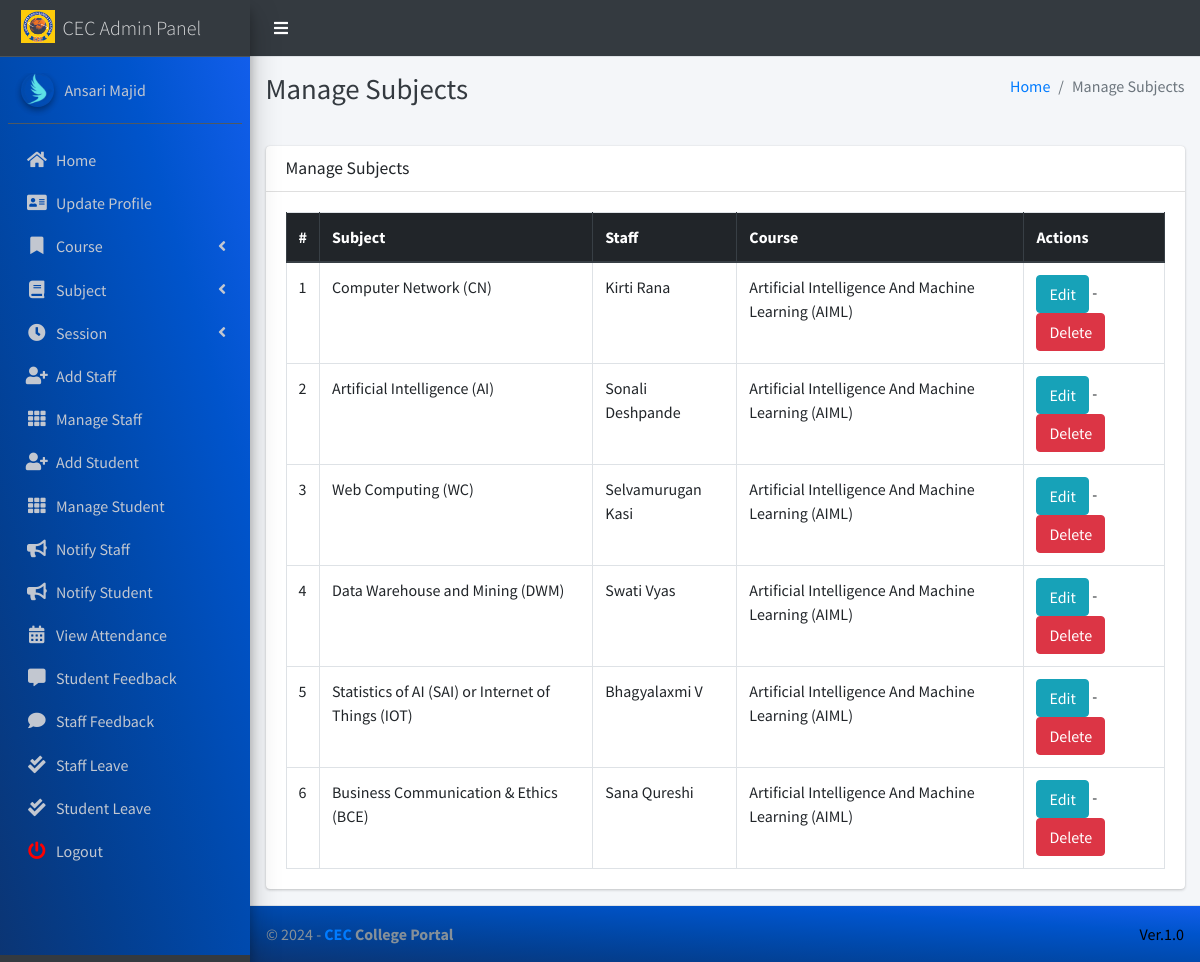
The app's page /subject/manage/ (signed in) with its own data.
### main_app/models.py (models this page shows, shortened)
class CustomUser(AbstractUser):
    USER_TYPE = ((1, "HOD"), (2, "Staff"), (3, "Student"))
    GENDER = [("M", "Male"), ("F", "Female")]
    username = None  # Removed username, using email instead
    email = models.EmailField(unique=True)
    user_type = models.CharField(default=1, choices=USER_TYPE, max_length=1)
    gender = models.CharField(max_length=1, choices=GENDER)
    profile_pic = models.ImageField()
    address = models.TextField()
    fcm_token = models.TextField(default="")  # For firebase notifications
    created_at = models.DateTimeField(auto_now_add=True)
    updated_at = models.DateTimeField(auto_now=True)
    USERNAME_FIELD = "email"
    REQUIRED_FIELDS = []
    objects = CustomUserManager()
    def __str__(self):
        return  self.first_name + " " + self.last_name

class Subject(models.Model):
    name = models.CharField(max_length=120)
    staff = models.ForeignKey(Staff,on_delete=models.CASCADE,)
    course = models.ForeignKey(Course, on_delete=models.CASCADE)
    updated_at = models.DateTimeField(auto_now=True)
    created_at = models.DateTimeField(auto_now_add=True)

class Staff(models.Model):
    course = models.ForeignKey(Course, on_delete=models.DO_NOTHING, null=True, blank=False)
    admin = models.OneToOneField(CustomUser, on_delete=models.CASCADE)

class Course(models.Model):
    name = models.CharField(max_length=120)
    created_at = models.DateTimeField(auto_now_add=True)
    updated_at = models.DateTimeField(auto_now=True)

### main_app/hod_views.py (the view)
# urls.py: path("subject/manage/", hod_views.manage_subject, name='manage_subject'),
def manage_subject(request):
    subjects = Subject.objects.all()
    context = {
        'subjects': subjects,
        'page_title': 'Manage Subjects'
    }
    return render(request, "hod_template/manage_subject.html", context)

### main_app/templates/hod_template/manage_subject.html
{% extends 'main_app/base.html' %}
{% load static %}
{% block page_title %}{{page_title}}{% endblock page_title %}
{% block content %}
<section class="content">
    <div class="container-fluid">
        <div class="row">
            <div class="col-md-12">
                <div class="card">
                    <div class="card-header">
                        <h3 class="card-title">{{page_title}}</h3>
                    </div>
                    <div class="card-body">
                        <table id="example2" class="table table-bordered table-hover">
                            <thead class="thead-dark">
                                <tr>
                                    <th>#</th>
                                    <th>Subject</th>
                                    <th>Staff</th>
                                    <th>Course</th>
                                    <th>Actions</th>
                                </tr>
                            </thead>
                            <tbody>
                                {% for subject in subjects %}
                                <tr>
                                    <td>{{ forloop.counter }}</td>
                                    <td>{{subject.name}}</td>
                                    <td>{{subject.staff.admin}}</td>
                                    <td>{{subject.course.name}}</td>
                                    <td>
                                        <a href="{% url 'edit_subject' subject.id %}" class="btn btn-info">Edit</a> -
                                        <a href="{% url 'delete_subject' subject.id %}" onclick="return confirm('Are you sure you want to delete this ?')" class="btn btn-danger">Delete</a>
                                    </td>
                                </tr>
                                {% endfor %}
                            </tbody>
                        </table>
                    </div>
                </div>
            </div>
        </div>
    </div>
</section>
{% endblock content %}

### main_app/templates/main_app/sidebar_template.html (shortened to what this page needs)
{% load static %}
<aside class="main-sidebar sidebar-dark-info elevation-4">
    {% if request.user.user_type == '1' %}
    <a href="{% url 'admin_home' %}" class="brand-link">
        <img src="{% static 'dist/img/CECLogo.jpg' %} " alt="CEC LOGO"
            class="brand-image " >
        <span class="brand-text font-weight-light" >CEC Admin Panel</span>
    </a>
    <div class="sidebar" style="background-image: linear-gradient(to right top, #0b3574, #033f91, #004aae, #0054cc, #125eeb);">
        <div class="user-panel mt-3 pb-3 mb-3 d-flex">
            <div class="image">
                <img src="{{ request.user.profile_pic}}" class="img-circle elevation-2" alt="User Image">
            </div>
            <div class="info">
                <a href="#" class="d-block">{{user}}</a>
            </div>
        </div>
        <nav class="mt-2">
            <ul class="nav nav-pills nav-sidebar flex-column" data-widget="treeview" role="menu" data-accordion="false">
                <li class="nav-item">
                    {% url 'admin_home' as admin_home %}
                    <a href="{{admin_home}}" class="nav-link {% if admin_home == request.path %} active {% endif %}">
                        <i class="nav-icon fas fa-home"></i>
                        <p>
                            Home
                        </p>
                    </a>
                </li>
                <li class="nav-item">
                    {% url 'admin_view_profile' as admin_view_profile %}
                    <a href="{{admin_view_profile}}"
                        class="nav-link {% if admin_view_profile == request.path %} active {% endif %}">
                        <i class="nav-icon fas fa-address-card"></i>
                        <p>
                            Update Profile
                        </p>
                    </a>
                </li>
                <li class="nav-item has-treeview">
                    <a href="#" class="nav-link" >
                        <i class="nav-icon fas fa-bookmark"></i>
                        <p>
                            Course
                            <i class="fas fa-angle-left right"></i>
                        </p>
                    </a>
                </li>
                <li class="nav-item has-treeview">
                    <a href="#" class="nav-link">
                        <i class="nav-icon fas fa-book"></i>
                        <p>
                            Subject
                            <i class="fas fa-angle-left right"></i>
                        </p>
                    </a>
                </li>
                <li class="nav-item has-treeview">
                    <a href="#" class="nav-link">
                        <i  class="nav-icon fas fa-clock"></i>
                        <p>
                            Session
                            <i class="fas fa-angle-left right"></i>
                        </p>
                    </a>
                </li>
                <li class="nav-item">
                    {% url 'add_staff' as add_staff %}
                    <a href="{{add_staff}}" class="nav-link {% if add_staff == request.path %} active {% endif %}">
                        <i class="nav-icon fas fa-user-plus"></i>
                        <p>
                            Add Staff
                        </p>
                    </a>
                </li>
                <li class="nav-item">
                    {% url 'manage_staff' as manage_staff %}
                    {% url 'edit_staff' staff_id as edit_staff %}
                    <a href="{{manage_staff}}"
                        class="nav-link {% if manage_staff == request.path or request.path == edit_staff %} active {% endif %}">
                        <i class="nav-icon fas fa-th"></i>
                        <p>
                            Manage Staff
                        </p>
                    </a>
                </li>
                <li class="nav-item">
                    {% url 'add_student' as add_student%}
                    <a href="{{add_student}}" class="nav-link  {% if add_student == request.path %} active {% endif %}">
                        <i class="nav-icon fas fa-user-plus"></i>
                        <p>
                            Add Student
                        </p>
                    </a>
                </li>
                <li class="nav-item">
                    {% url 'manage_student' as manage_student %}
                    {% url 'edit_student' student_id as edit_student %}
                    <a href="{{manage_student}}"
                        class="nav-link  {% if edit_student == request.path or manage_student == request.path %} active {% endif %}">
                        <i class="nav-icon fas fa-th"></i>
                        <p>
                            Manage Student
                        </p>
                    </a>
                </li>
                <li class="nav-item">
                    {% url 'admin_notify_staff' as admin_notify_staff %}
                    <a href="{{admin_notify_staff}}"
                        class="nav-link {% if admin_notify_staff == request.path %} active {% endif %}">
                        <i class="nav-icon fas fa-bullhorn"></i>
                        <p>
                            Notify Staff
                        </p>
                    </a>
                </li>
                <li class="nav-item">
                    {% url 'admin_notify_student' as admin_notify_student %}
                    <a href="{{admin_notify_student}}"
                        class="nav-link {% if admin_notify_student == request.path %} active {% endif %}">
                        <i class="nav-icon fas fa-bullhorn"></i>
                        <p>
                            Notify Student
                        </p>
                    </a>
                </li>
                <li class="nav-item">
                    {% url 'admin_view_attendance' as admin_view_attendance %}
                <li class="nav-item">
                    <a href="{{admin_view_attendance}}"
                        class="nav-link  {% if admin_view_attendance == request.path %} active {% endif %}">
                        <i class="nav-icon fas fa-calendar-alt"></i>
                        <p>
                            View Attendance
                        </p>
                    </a>
                </li>
                <li class="nav-item">
                    {% url 'student_feedback_message' as student_feedback_message %}
                    <a href="{{ student_feedback_message }}"
                        class="nav-link  {% if student_feedback_message == request.path %} active {% endif %}">
                        <i class="nav-icon fas fa-comment-alt"></i>
                        <p>
                            Student Feedback
                        </p>
                    </a>
                </li>
                <li class="nav-item">
                    {% url 'staff_feedback_message' as staff_feedback_message %}
                    <a href="{{staff_feedback_message}}"
                        class="nav-link   {% if staff_feedback_message == request.path %} active {% endif %}">
                        <i  class="nav-icon fas fa-comment"></i>
                        <p>
                            Staff Feedback
                        </p>
                    </a>
                </li>
                <li class="nav-item">
                    {% url 'view_staff_leave' as view_staff_leave %}
                    <a href="{{view_staff_leave}}"
                        class="nav-link  {% if view_staff_leave == request.path %} active {% endif %}">
                        <i  class="nav-icon fas fa-check-double"></i>
                        <p>
                            Staff Leave
                        </p>
                    </a>
                </li>
                <li class="nav-item">
                    {% url 'view_student_leave' as view_student_leave %}
                    <a href="{% url 'view_student_leave' %}"
                        class="nav-link  {% if view_student_leave == request.path %} active {% endif %}">
                        <i  class="nav-icon fas fa-check-double"></i>
                        <p>
                            Student Leave
                        </p>
                    </a>
                </li>
                                        {% endif %}
                                        <li class="nav-item">
                                            <a href="{% url 'user_logout' %}"
                                                onclick="return confirm('Your session would be terminated.\n\nProceed?')"
                                                class="nav-link">
                                                <i  style="color: #ff0000"  class="nav-icon fas fa-power-off"></i>
                                                <p>
                                                    Logout
                                                </p>
                                            </a>
                                        </li>
                                    </ul>
                                </nav>
                            </div>
</aside>

### records on screen
CustomUser: user.profile_pic (picture), first_name+last_name "Ansari Majid"
Subject: name "Computer Network (CN)", staff.admin "Kirti Rana", course.name "Artificial Intelligence And Machine Learning (AIML)"
Subject: name "Artificial Intelligence (AI)", staff.admin "Sonali Deshpande", course.name "Artificial Intelligence And Machine Learning (AIML)"
Subject: name "Web Computing (WC)", staff.admin "Selvamurugan Kasi", course.name "Artificial Intelligence And Machine Learning (AIML)"
Subject: name "Data Warehouse and Mining (DWM)", staff.admin "Swati Vyas", course.name "Artificial Intelligence And Machine Learning (AIML)"
Subject: name "Statistics of AI (SAI) or Internet of Things (IOT)", staff.admin "Bhagyalaxmi V", course.name "Artificial Intelligence And Machine Learning (AIML)"
Subject: name "Business Communication & Ethics (BCE)", staff.admin "Sana Qureshi", course.name "Artificial Intelligence And Machine Learning (AIML)"

### other values on screen
{{ page_title }} "Manage Subjects"
